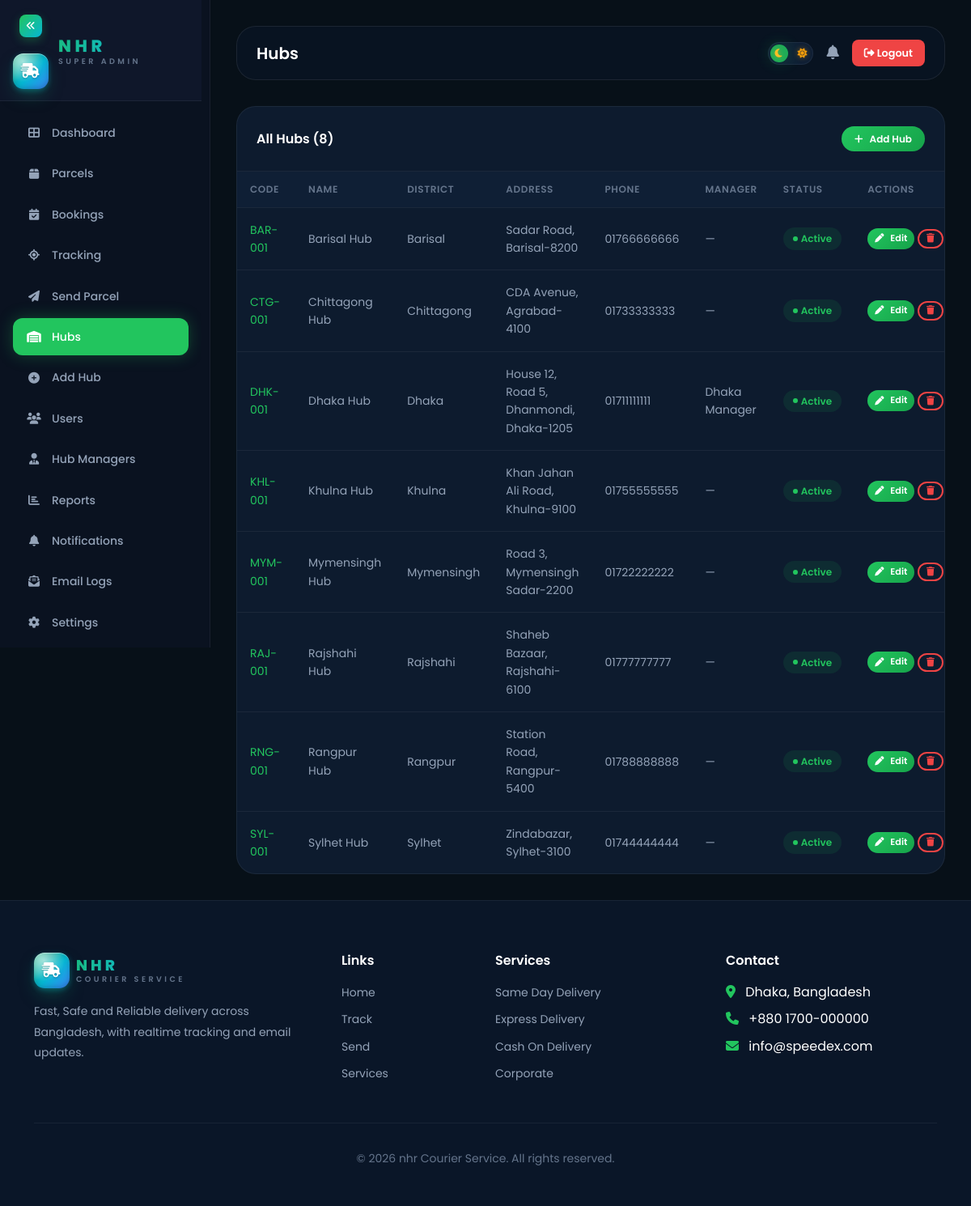
The app's page /admin/hubs.php (signed in) with its own data.
### tables this page shows
CREATE TABLE `hubs` (
  `id` INT UNSIGNED AUTO_INCREMENT PRIMARY KEY,
  `name` VARCHAR(100) NOT NULL,
  `code` VARCHAR(20) NOT NULL UNIQUE,
  `district` VARCHAR(100) NOT NULL,
  `area` VARCHAR(100) NOT NULL,
  `address` TEXT NOT NULL,
  `phone` VARCHAR(20) NOT NULL,
  `email` VARCHAR(255) DEFAULT NULL,
  `manager_id` INT UNSIGNED DEFAULT NULL,
  `status` ENUM('active','inactive') NOT NULL DEFAULT 'active',
  `created_at` TIMESTAMP DEFAULT CURRENT_TIMESTAMP,
  `updated_at` TIMESTAMP DEFAULT CURRENT_TIMESTAMP ON UPDATE CURRENT_TIMESTAMP,
  INDEX `idx_hubs_district` (`district`),
  INDEX `idx_hubs_status` (`status`)
);

CREATE TABLE `users` (
  `id` INT UNSIGNED AUTO_INCREMENT PRIMARY KEY,
  `full_name` VARCHAR(100) NOT NULL,
  `email` VARCHAR(255) NOT NULL UNIQUE,
  `phone` VARCHAR(20) NOT NULL,
  `password` VARCHAR(255) NOT NULL,
  `role` ENUM('admin','hub_manager') NOT NULL DEFAULT 'hub_manager',
  `hub_id` INT UNSIGNED DEFAULT NULL,
  `district` VARCHAR(100) DEFAULT NULL,
  `avatar` VARCHAR(255) DEFAULT NULL,
  `status` ENUM('active','inactive','suspended') NOT NULL DEFAULT 'active',
  `last_login` DATETIME DEFAULT NULL,
  `created_at` TIMESTAMP DEFAULT CURRENT_TIMESTAMP,
  `updated_at` TIMESTAMP DEFAULT CURRENT_TIMESTAMP ON UPDATE CURRENT_TIMESTAMP,
  INDEX `idx_users_role` (`role`),
  INDEX `idx_users_hub` (`hub_id`),
  FOREIGN KEY (`hub_id`) REFERENCES `hubs`(`id`) ON DELETE SET NULL
);

### config/database.php (called while the page is built, shortened)
<?php
function sanitize($input): string {
    return htmlspecialchars(trim((string)$input), ENT_QUOTES, 'UTF-8');
}

### admin/hubs.php (the view, shortened to what this page needs)
<?php
require_once __DIR__ . '/../includes/admin_shell.php';
$db = Database::getConnection();
$rows = $db->query("SELECT h.*, u.full_name AS manager FROM hubs h LEFT JOIN users u ON u.id=h.manager_id ORDER BY h.name")->fetchAll();
?>
<div class="table-wrapper">
  <div class="table-header"><h6 style="font-weight:600;margin:0;">All Hubs (<?= count($rows) ?>)</h6>
    <a href="add-hub.php" class="btn-speedex" style="padding:6px 16px;font-size:.75rem;"><i class="fas fa-plus"></i> Add Hub</a></div>
  <div style="overflow-x:auto;"><table class="table-speedex">
    <thead><tr><th>Code</th><th>Name</th><th>District</th><th>Address</th><th>Phone</th><th>Manager</th><th>Status</th><th style="width:170px;">Actions</th></tr></thead>
    <tbody>
    <?php foreach ($rows as $h): ?>
      <tr>
        <td class="text-primary-green"><?= sanitize($h['code']) ?></td>
        <td><?= sanitize($h['name']) ?></td>
        <td><?= sanitize($h['district']) ?></td>
        <td><?= sanitize($h['address']) ?></td>
        <td><?= sanitize($h['phone']) ?></td>
        <td><?= sanitize($h['manager'] ?? '—') ?></td>
        <td><span class="badge-status badge-<?= $h['status']==='active'?'delivered':'pending' ?>"><?= ucfirst($h['status']) ?></span></td>
        <td style="white-space:nowrap;">
          <button type="button" class="btn-speedex" style="padding:4px 9px;font-size:.7rem;" onclick='openEditHub(<?= json_encode($h, JSON_HEX_APOS|JSON_HEX_QUOT) ?>)'><i class="fas fa-pen"></i> Edit</button>
          <form method="POST" style="display:inline;" onsubmit="return confirm('Delete this hub? Assigned managers will be detached.');">
            <button name="action" value="delete" class="btn-speedex-outline" style="padding:4px 9px;font-size:.7rem;color:#ef4444;border-color:#ef4444;" title="Delete hub"><i class="fas fa-trash"></i></button>
          </form>
        </td>
      </tr>
    <?php endforeach; ?>
    </tbody></table></div>
</div>

### records on screen
hubs: code "BAR-001", name "Barisal Hub", district "Barisal", address "Sadar Road, Barisal-8200", phone "01766666666", manager "—", status "Active"
hubs: code "CTG-001", name "Chittagong Hub", district "Chittagong", address "CDA Avenue, Agrabad-4100", phone "01733333333", manager "—", status "Active"
users: hub.code "DHK-001", hub.name "Dhaka Hub", hub.district "Dhaka", hub.address "House 12, Road 5, Dhanmondi, Dhaka-1205", hub.phone "01711111111", full_name "Dhaka Manager", hub.status "Active"
hubs: code "KHL-001", name "Khulna Hub", district "Khulna", address "Khan Jahan Ali Road, Khulna-9100", phone "01755555555", manager "—", status "Active"
hubs: code "MYM-001", name "Mymensingh Hub", district "Mymensingh", address "Road 3, Mymensingh Sadar-2200", phone "01722222222", manager "—", status "Active"
hubs: code "RAJ-001", name "Rajshahi Hub", district "Rajshahi", address "Shaheb Bazaar, Rajshahi-6100", phone "01777777777", manager "—", status "Active"
hubs: code "RNG-001", name "Rangpur Hub", district "Rangpur", address "Station Road, Rangpur-5400", phone "01788888888", manager "—", status "Active"
hubs: code "SYL-001", name "Sylhet Hub", district "Sylhet", address "Zindabazar, Sylhet-3100", phone "01744444444", manager "—", status "Active"

### other values on screen
$title "Hubs"
count($rows) "8"
